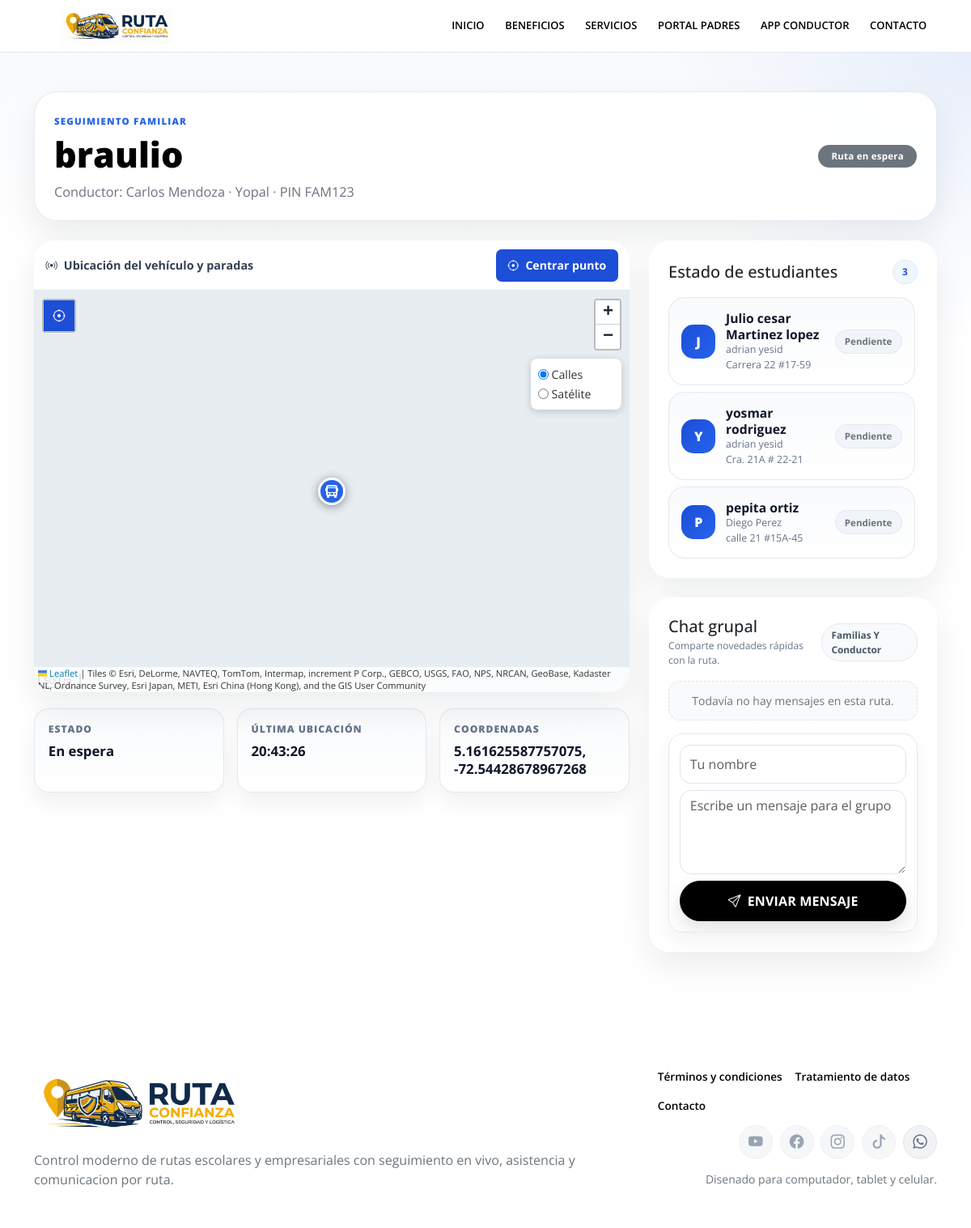
The page /tracking/ruta/FAM123 (signed in) on the database its author committed.
### app/models.py (models this page shows, shortened)
class TimestampMixin:
    created_at = db.Column(db.DateTime, nullable=False, default=datetime.utcnow)
    updated_at = db.Column(db.DateTime, nullable=False, default=datetime.utcnow, onupdate=datetime.utcnow)

class Ruta(TimestampMixin, db.Model):
    __tablename__ = "rutas"
    id = db.Column(db.Integer, primary_key=True)
    conductor_id = db.Column(db.Integer, db.ForeignKey("conductores.id"), nullable=False, index=True)
    nombre = db.Column(db.String(120), nullable=False)
    codigo = db.Column(db.String(30), unique=True, nullable=False)
    ciudad = db.Column(db.String(80), nullable=True)
    descripcion = db.Column(db.Text, nullable=True)
    origen = db.Column(db.String(150), nullable=True)
    origen_latitud = db.Column(db.Float, nullable=True)
    origen_longitud = db.Column(db.Float, nullable=True)
    destino = db.Column(db.String(150), nullable=True)
    destino_direccion = db.Column(db.String(180), nullable=True)
    destino_latitud = db.Column(db.Float, nullable=True)
    destino_longitud = db.Column(db.Float, nullable=True)
    horario_salida = db.Column(db.String(30), nullable=True)
    horario_regreso = db.Column(db.String(30), nullable=True)
    pin_acceso = db.Column(db.String(10), unique=True, nullable=False, index=True)
    activa = db.Column(db.Boolean, nullable=False, default=True)
    recorrido_activo = db.Column(db.Boolean, nullable=False, default=False)
    inicio_recorrido_en = db.Column(db.DateTime, nullable=True)
    fin_recorrido_en = db.Column(db.DateTime, nullable=True)
    latitud_actual = db.Column(db.Float, nullable=True)
    longitud_actual = db.Column(db.Float, nullable=True)
    precision_actual = db.Column(db.Float, nullable=True)
    velocidad_actual = db.Column(db.Float, nullable=True)
    rumbo_actual = db.Column(db.Float, nullable=True)
    ultima_ubicacion_en = db.Column(db.DateTime, nullable=True)
    estudiantes = db.relationship("Estudiante", backref="ruta", lazy=True, cascade="all, delete-orphan")
    asistencias = db.relationship("Asistencia", backref="ruta", lazy=True, cascade="all, delete-orphan")
    mensajes = db.relationship("MensajeChat", backref="ruta", lazy=True, cascade="all, delete-orphan")
    ubicaciones = db.relationship("UbicacionRuta", backref="ruta", lazy=True, cascade="all, delete-orphan")

class Conductor(TimestampMixin, db.Model):
    __tablename__ = "conductores"
    id = db.Column(db.Integer, primary_key=True)
    nombres = db.Column(db.String(80), nullable=False)
    apellidos = db.Column(db.String(80), nullable=False)
    documento = db.Column(db.String(30), unique=True, nullable=False)
    telefono = db.Column(db.String(25), nullable=False)
    email = db.Column(db.String(120), unique=True, nullable=False)
    password_hash = db.Column(db.String(255), nullable=True)
    pregunta_seguridad = db.Column(db.String(180), nullable=True)
    respuesta_seguridad_hash = db.Column(db.String(255), nullable=True)
    nombre_vehiculo = db.Column(db.String(100), nullable=False)
    placa_vehiculo = db.Column(db.String(15), unique=True, nullable=False)
    capacidad_vehiculo = db.Column(db.Integer, nullable=True)
    color_vehiculo = db.Column(db.String(40), nullable=True)
    ciudad = db.Column(db.String(80), nullable=True)
    descripcion_publica = db.Column(db.Text, nullable=True)
    foto_url = db.Column(db.String(255), nullable=True)
    visible_en_directorio = db.Column(db.Boolean, nullable=False, default=False)
    activo = db.Column(db.Boolean, nullable=False, default=True)
    gps_habilitado = db.Column(db.Boolean, nullable=False, default=False)
    estado_suscripcion = db.Column(
        db.Enum(EstadoSuscripcion),
        nullable=False,
        default=EstadoSuscripcion.PENDIENTE,
    )
    suscripcion_inicia_en = db.Column(db.DateTime, nullable=True)
    suscripcion_vence_en = db.Column(db.DateTime, nullable=True)
    rutas = db.relationship("Ruta", backref="conductor", lazy=True, cascade="all, delete-orphan")
    suscripciones = db.relationship("SuscripcionConductor", backref="conductor", lazy=True, cascade="all, delete-orphan")
    mensajes = db.relationship("MensajeChat", backref="conductor_autor", lazy=True)
    @property
    def nombre_completo(self):
        return f"{self.nombres} {self.apellidos}".strip()

class Estudiante(TimestampMixin, db.Model):
    __tablename__ = "estudiantes"
    id = db.Column(db.Integer, primary_key=True)
    ruta_id = db.Column(db.Integer, db.ForeignKey("rutas.id"), nullable=False, index=True)
    nombres = db.Column(db.String(80), nullable=False)
    apellidos = db.Column(db.String(80), nullable=False)
    documento = db.Column(db.String(30), unique=True, nullable=True)
    institucion = db.Column(db.String(120), nullable=True)
    grado = db.Column(db.String(40), nullable=True)
    direccion = db.Column(db.String(180), nullable=True)
    barrio = db.Column(db.String(80), nullable=True)
    ciudad = db.Column(db.String(80), nullable=True)
    referencia_direccion = db.Column(db.String(180), nullable=True)
    latitud = db.Column(db.Float, nullable=True)
    longitud = db.Column(db.Float, nullable=True)
    orden_parada = db.Column(db.Integer, nullable=True)
    acudiente_nombre = db.Column(db.String(120), nullable=False)
    acudiente_telefono = db.Column(db.String(25), nullable=False)
    acudiente_email = db.Column(db.String(120), nullable=True)
    activo = db.Column(db.Boolean, nullable=False, default=True)
    asistencias = db.relationship("Asistencia", backref="estudiante", lazy=True, cascade="all, delete-orphan")
    @property
    def nombre_completo(self):
        return f"{self.nombres} {self.apellidos}".strip()

### app/tracking/routes.py (the view)
@tracking_bp.route("/ruta/<pin>")
def sala_ruta(pin):
    ruta = Ruta.query.filter_by(pin_acceso=pin, activa=True).first_or_404()
    asistencias_hoy = {
        asistencia.estudiante_id: asistencia
        for asistencia in Asistencia.query.filter_by(
            ruta_id=ruta.id,
            fecha_operacion=date.today(),
        ).all()
    }
    mensajes_recientes = list(
        reversed(
            MensajeChat.query.filter_by(ruta_id=ruta.id)
            .order_by(MensajeChat.created_at.desc())
            .limit(20)
            .all()
        )
    )
    return render_template(
        "tracking/sala.html",
        ruta=ruta,
        asistencias_hoy=asistencias_hoy,
        mensajes_recientes=mensajes_recientes,
        map_defaults={
            "lat": ruta.latitud_actual if ruta.latitud_actual is not None else current_app.config["MAP_DEFAULT_LAT"],
            "lng": ruta.longitud_actual if ruta.longitud_actual is not None else current_app.config["MAP_DEFAULT_LNG"],
            "zoom": current_app.config["MAP_DEFAULT_ZOOM"],
        },
    )

### app/__init__.py (called while the page is built, shortened)
def _register_security_headers(app):
    @app.after_request
    def _set_security_headers(response):
        response.headers.setdefault("X-Content-Type-Options", "nosniff")
        response.headers.setdefault("X-Frame-Options", "SAMEORIGIN")
        response.headers.setdefault("Referrer-Policy", "strict-origin-when-cross-origin")
        response.headers.setdefault(
            "Permissions-Policy",
            "geolocation=(self), camera=(), microphone=(), payment=()",
        )
        if not app.config.get("DEBUG"):
            response.headers.setdefault(
                "Strict-Transport-Security",
                "max-age=31536000; includeSubDomains",
            )
        return response

def _register_csrf(app):
    @app.before_request
    def _asegurar_csrf_token():
        if not session.get("csrf_token"):
            session["csrf_token"] = secrets.token_urlsafe(32)
    @app.before_request
    def _validar_csrf_token():
        if request.method not in CSRF_METODOS_PROTEGIDOS:
            return None
    @app.context_processor
    def _inyectar_csrf():
        return {"csrf_token": session.get("csrf_token", "")}

def _seo_base_url(app):
    configured = (app.config.get("SITE_URL") or "").strip().rstrip("/")
    if configured:
        return configured
    return request.url_root.rstrip("/")

def _register_template_globals(app):
    from app.services.security import PREGUNTAS_SUGERIDAS
    @app.context_processor
    def inject_security_questions():
        return {"preguntas_seguridad": PREGUNTAS_SUGERIDAS}
    @app.context_processor
    def inject_site_base_url():
        return {"site_base_url": _seo_base_url(app)}

### app/templates/tracking/sala.html (shortened to what this page needs)
{% extends "base.html" %}
{% block content %}
<section class="tracking-live tracking-live--modern py-4 py-lg-5">
    <div class="container">
        <div class="tracking-live__hero tracking-live__hero-card mb-4">
            <div class="tracking-live__hero-copy">
                <span class="tracking-live__eyebrow">Seguimiento familiar</span>
                <h1 class="tracking-live__title mb-2">{{ ruta.nombre }}</h1>
                <p class="tracking-live__meta mb-0">Conductor: {{ ruta.conductor.nombre_completo if ruta.conductor else "No asignado" }} · {{ ruta.ciudad or "Ciudad pendiente" }} · PIN {{ ruta.pin_acceso }}</p>
            </div>
            <span id="routeStatusBadge" class="tracking-live__badge badge rounded-pill px-3 py-2 text-bg-{% if ruta.recorrido_activo %}success{% else %}secondary{% endif %}">
                {% if ruta.recorrido_activo %}Ruta en vivo{% else %}Ruta en espera{% endif %}
            </span>
        </div>
        <div class="row g-4 align-items-start">
            <div class="col-xl-8">
                <div class="card border-0 shadow-soft tracking-live__map-card overflow-hidden">
                    <div class="map-toolbar">
                        <span class="map-toolbar-title"><i class="bi bi-broadcast me-2"></i>Ubicación del vehículo y paradas</span>
                        <button class="btn map-center-button js-map-center" type="button"
                            data-map-target="trackingMap"
                            {% if ruta.latitud_actual is none or ruta.longitud_actual is none %}disabled{% endif %}>
                            <i class="bi bi-crosshair me-2"></i>Centrar punto
                        </button>
                    </div>
                    <div id="trackingMap" class="tracking-map"
                        data-ruta-id="{{ ruta.id }}"
                        data-pin="{{ ruta.pin_acceso }}"
                        data-lat="{{ map_defaults.lat }}"
                        data-lng="{{ map_defaults.lng }}"
                        data-has-location="{{ 'true' if ruta.latitud_actual is not none and ruta.longitud_actual is not none else 'false' }}"
                        data-zoom="{{ map_defaults.zoom }}"></div>
                </div>
                <div class="row g-3 mt-1 tracking-live__status-row">
                    <div class="col-md-4">
                        <div class="status-card tracking-live__status-card tracking-live__status-card--modern">
                            <span>Estado</span>
                            <strong id="liveRouteState">{% if ruta.recorrido_activo %}En recorrido{% else %}En espera{% endif %}</strong>
                        </div>
                    </div>
                    <div class="col-md-4">
                        <div class="status-card tracking-live__status-card tracking-live__status-card--modern">
                            <span>Última ubicación</span>
                            <strong id="lastUpdateAt">{{ ruta.ultima_ubicacion_en.strftime('%H:%M:%S') if ruta.ultima_ubicacion_en else "Sin datos" }}</strong>
                        </div>
                    </div>
                    <div class="col-md-4">
                        <div class="status-card tracking-live__status-card tracking-live__status-card--modern">
                            <span>Coordenadas</span>
                            <strong id="liveCoordinates">{{ ruta.latitud_actual or map_defaults.lat }}, {{ ruta.longitud_actual or map_defaults.lng }}</strong>
                        </div>
                    </div>
                </div>
            </div>
            <div class="col-xl-4">
                <div class="card border-0 shadow-soft tracking-live__panel tracking-live__panel--modern mb-4">
                    <div class="card-body p-4">
                        <div class="tracking-live__panel-head">
                            <h2 class="h5 mb-0">Estado de estudiantes</h2>
                            <span class="tracking-live__count">{{ ruta.estudiantes|length }}</span>
                        </div>
                        <div id="attendanceFeed" class="d-grid gap-2">
                            {% for estudiante in ruta.estudiantes %}
                            {% set asistencia = asistencias_hoy.get(estudiante.id) %}
                            {% set estado = asistencia.estado.value if asistencia else "pendiente" %}
                            <div class="attendance-live-item tracking-student" data-student-id="{{ estudiante.id }}" data-estado="{{ estado }}">
                                <span class="tracking-student__avatar">{{ estudiante.nombre_completo[:1]|upper }}</span>
                                <div class="tracking-student__copy">
                                    <strong>{{ estudiante.nombre_completo }}</strong>
                                    <small>{{ estudiante.acudiente_nombre }}</small>
                                    <small>{{ estudiante.direccion or "Direccion pendiente" }}</small>
                                </div>
                                <span class="text-secondary small js-attendance-status">{{ estado }}</span>
                            </div>
                            {% else %}
                            <div class="empty-state p-3">
                                <p class="text-secondary mb-0">Aún no hay estudiantes cargados para esta ruta.</p>
                            </div>
                            {% endfor %}
                        </div>
                    </div>
                </div>
                <div class="card border-0 shadow-soft tracking-live__panel tracking-live__panel--modern">
                    <div class="card-body p-4">
                        <div class="tracking-live__panel-head">
                            <div class="tracking-live__chat-heading">
                                <h2 class="h5 mb-0">Chat grupal</h2>
                                <small class="tracking-live__chat-subtitle">Comparte novedades rápidas con la ruta.</small>
                            </div>
                            <span class="tracking-live__helper">Familias y conductor</span>
                        </div>
                        <div id="chatMessages" class="chat-box tracking-live__chat-feed mb-3">
                            {% for mensaje in mensajes_recientes %}
                            <div class="chat-message" data-author="{{ mensaje.remitente_nombre[:1]|upper }}">
                                <strong class="chat-message__author">{{ mensaje.remitente_nombre }}</strong>
                                <p class="chat-message__body mb-0">{{ mensaje.contenido }}</p>
                            </div>
                            {% else %}
                            <div class="text-secondary small chat-box__empty">Todavía no hay mensajes en esta ruta.</div>
                            {% endfor %}
                        </div>
                        <form id="chatForm" class="d-grid gap-2 tracking-live__chat-form" data-ruta-id="{{ ruta.id }}" data-pin="{{ ruta.pin_acceso }}" data-remitente-tipo="padre">
                            <input id="chatSender" class="form-control" placeholder="Tu nombre" autocomplete="name" required>
                            <textarea id="chatMessage" class="form-control" rows="3" placeholder="Escribe un mensaje para el grupo" required></textarea>
                            <button class="btn btn-primary rounded-pill" type="submit"><i class="bi bi-send me-2"></i>Enviar mensaje</button>
                        </form>
                    </div>
                </div>
            </div>
        </div>
    </div>
</section>
{% endblock %}

### rows shown on the page
Ruta: nombre "braulio", ciudad "Yopal", pin_acceso "FAM123", ultima_ubicacion_en "20:43:26", latitud_actual "5.161625587757075", longitud_actual "-72.54428678967268"
Conductor: conductor "Carlos Mendoza"
Estudiante: nombres+apellidos "J", nombre_completo "Julio cesar Martinez lopez", acudiente_nombre "adrian yesid", direccion "Carrera 22 #17-59", estado "Pendiente"
Estudiante: nombres+apellidos "Y", nombre_completo "yosmar rodriguez", acudiente_nombre "adrian yesid", direccion "Cra. 21A # 22-21", estado "Pendiente"
Estudiante: nombres+apellidos "P", nombre_completo "pepita ortiz", acudiente_nombre "Diego Perez", direccion "calle 21 #15A-45", estado "Pendiente"

### other values the page prints
{{ ruta.estudiantes|length }} "3"
